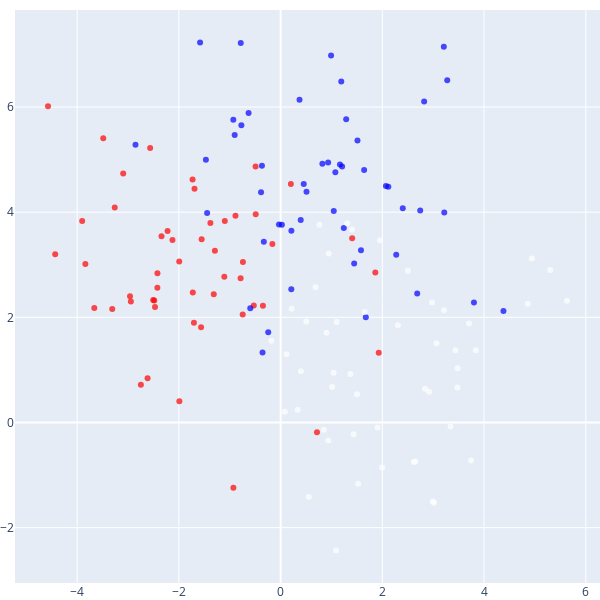

Notebook cell for this chart:
### Code cell
fig = go.Figure(data=[go.Scatter(x=df['feature_1'],  # specify the data for the x-axis                                 
                        y=df['feature_2'],  # specify the data for the y-axis                                 
                        mode='markers',  # set the mode to 'markers' to display individual markers for each data point                                 
                        marker=dict(size=6,  # specify the size of the markers                                             
                        color=df['target'],  # specify the data for the marker color                                             
                        colorscale='picnic',  # choose a colorscale for the marker color                                             
                        opacity=0.7)  # specify the opacity of the markers                                
                        )])


fig.update_layout(autosize=False,  # set autosize to False to manually set the dimensions                  
width=600,  # set the width of the plot                  
height=600,  # set the height of the plot                  
margin=dict(l=0, r=0, b=0, t=10))  # set the margins of the plot# Show the figure
fig.show()

### Figure 1 — Plotly figure (JSON) as saved in the notebook; plotly's stock layout.template omitted (floating-point values rounded to 4 significant figures; data arrays with more than 128 entries replaced by an {"elided": "..."} marker saying what was removed)
{"data": [{"marker": {"color": {"elided": "150 int values"}, "colorscale": [[0, "rgb(0,0,255)"], [0.1, "rgb(51,153,255)"], [0.2, "rgb(102,204,255)"], [0.3, "rgb(153,204,255)"], [0.4, "rgb(204,204,255)"], [0.5, "rgb(255,255,255)"], [0.6, "rgb(255,204,255)"], [0.7, "rgb(255,153,255)"], [0.8, "rgb(255,102,204)"], [0.9, "rgb(255,102,102)"], [1, "rgb(255,0,0)"]], "opacity": 0.7, "size": 6}, "mode": "markers", "type": "scatter", "x": {"elided": "150 float values"}, "y": {"elided": "150 float values"}}], "layout": {"autosize": false, "height": 600, "margin": {"b": 0, "l": 0, "r": 0, "t": 10}, "width": 600}}
